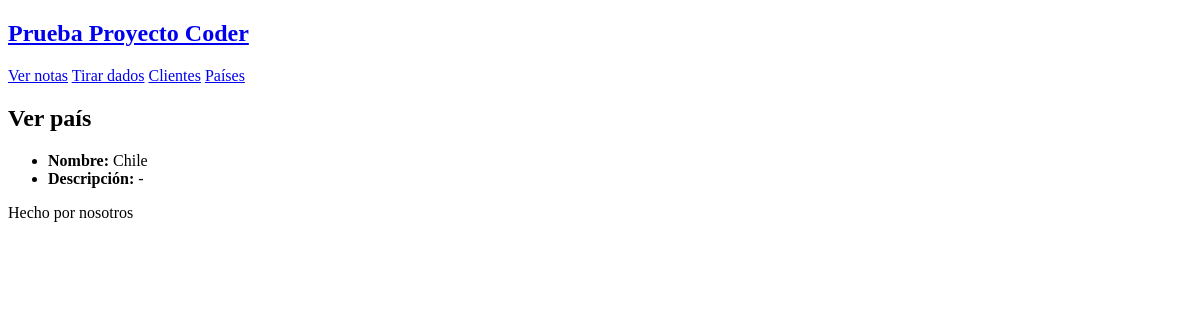
The app's page /pais/1/detail/, older data.
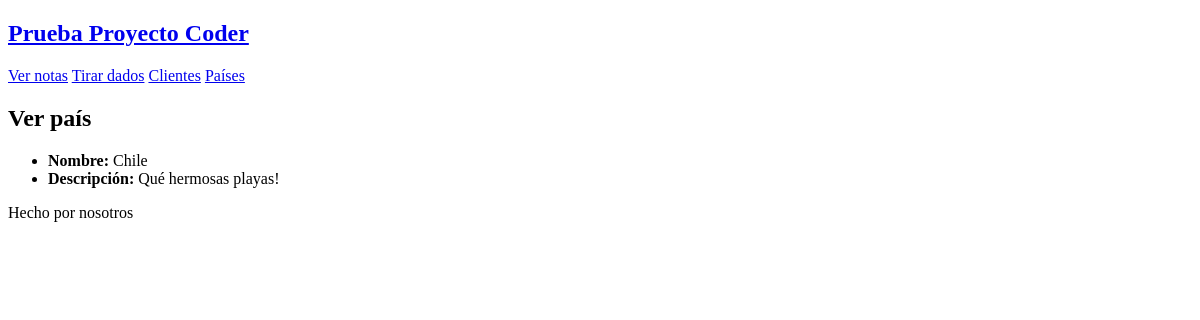
The same page, newer data.
### prueba/models.py (models this page shows, shortened)
class Pais(models.Model):
    nombre = models.CharField(
        max_length=100, unique=True, verbose_name="Nombre del país"
    )
    descripcion = models.TextField(verbose_name="Descripción", null=True, blank=True)
    class Meta:
        verbose_name_plural = "Países"

### prueba/views.py (the view)
# urls.py: path("pais/<int:pk>/detail/", PaisDetail.as_view(), name="pais_detail"),
class PaisDetail(DetailView):
    model = models.Pais

### prueba/templates/prueba/pais_detail.html
{% extends 'prueba/base.html' %}
{% block contenido %}
    <h2>Ver país</h2>
    <ul>
        <li><strong>Nombre:</strong> {{ pais.nombre }}</li>
        {% if pais.descripcion %}
            <li><strong>Descripción:</strong> {{ pais.descripcion }}</li>
        {% else %}
            <li><strong>Descripción:</strong> - </li>
        {% endif %}
    </ul>
{% endblock contenido %}

Row changes from the older to the newer data that the page shows:
changed Pais "Chile": descripcion (not shown) → "Qué hermosas playas!"
